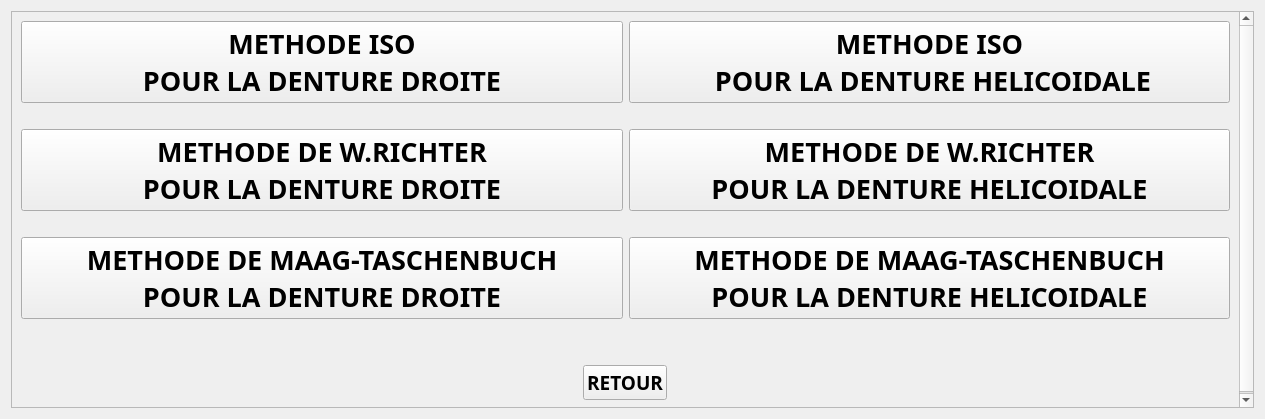
<?xml version="1.0" encoding="UTF-8"?>
<ui version="4.0">
 <class>DEPORTS_AVEC_VARIATION_ENTRAXE</class>
 <widget class="QWidget" name="DEPORTS_AVEC_VARIATION_ENTRAXE">
  <property name="geometry">
   <rect>
    <x>0</x>
    <y>0</y>
    <width>1265</width>
    <height>419</height>
   </rect>
  </property>
  <property name="windowTitle">
   <string>DEPORTS_AVEC_VARIATION_ENTRAXE</string>
  </property>
  <property name="windowIcon">
   <iconset>
    <normaloff>reducteur_gearexpert.gif</normaloff>reducteur_gearexpert.gif</iconset>
  </property>
  <layout class="QGridLayout" name="gridLayout_2">
   <item row="0" column="0">
    <widget class="QScrollArea" name="scrollArea">
     <property name="widgetResizable">
      <bool>true</bool>
     </property>
     <widget class="QWidget" name="scrollAreaWidgetContents">
      <property name="geometry">
       <rect>
        <x>0</x>
        <y>0</y>
        <width>1251</width>
        <height>405</height>
       </rect>
      </property>
      <layout class="QGridLayout" name="gridLayout_3">
       <item row="0" column="0">
        <layout class="QVBoxLayout" name="verticalLayout">
         <item>
          <layout class="QGridLayout" name="gridLayout">
           <item row="4" column="1">
            <widget class="QPushButton" name="pushButton_AVEC_VARIATION_6">
             <property name="font">
              <font>
               <family>Arial Black</family>
               <pointsize>20</pointsize>
               <weight>75</weight>
               <bold>true</bold>
              </font>
             </property>
             <property name="text">
              <string>METHODE DE MAAG-TASCHENBUCH
 POUR LA DENTURE HELICOIDALE </string>
             </property>
            </widget>
           </item>
           <item row="0" column="1">
            <widget class="QPushButton" name="pushButton_AVEC_VARIATION_2">
             <property name="font">
              <font>
               <family>Arial Black</family>
               <pointsize>20</pointsize>
               <weight>75</weight>
               <bold>true</bold>
              </font>
             </property>
             <property name="text">
              <string>METHODE ISO
 POUR LA DENTURE HELICOIDALE</string>
             </property>
            </widget>
           </item>
           <item row="2" column="0">
            <widget class="QPushButton" name="pushButton_AVEC_VARIATION_3">
             <property name="font">
              <font>
               <family>Arial Black</family>
               <pointsize>20</pointsize>
               <weight>75</weight>
               <bold>true</bold>
              </font>
             </property>
             <property name="text">
              <string>METHODE DE W.RICHTER
 POUR LA DENTURE DROITE </string>
             </property>
            </widget>
           </item>
           <item row="2" column="1">
            <widget class="QPushButton" name="pushButton_AVEC_VARIATION_4">
             <property name="font">
              <font>
               <family>Arial Black</family>
               <pointsize>20</pointsize>
               <weight>75</weight>
               <bold>true</bold>
              </font>
             </property>
             <property name="text">
              <string>METHODE DE W.RICHTER
 POUR LA DENTURE HELICOIDALE </string>
             </property>
            </widget>
           </item>
           <item row="4" column="0">
            <widget class="QPushButton" name="pushButton_AVEC_VARIATION_5">
             <property name="font">
              <font>
               <family>Arial Black</family>
               <pointsize>20</pointsize>
               <weight>75</weight>
               <bold>true</bold>
              </font>
             </property>
             <property name="text">
              <string>METHODE DE MAAG-TASCHENBUCH
 POUR LA DENTURE DROITE </string>
             </property>
            </widget>
           </item>
           <item row="0" column="0">
            <widget class="QPushButton" name="pushButton_AVEC_VARIATION">
             <property name="font">
              <font>
               <family>Arial Black</family>
               <pointsize>20</pointsize>
               <weight>75</weight>
               <bold>true</bold>
              </font>
             </property>
             <property name="text">
              <string>METHODE ISO
 POUR LA DENTURE DROITE </string>
             </property>
            </widget>
           </item>
           <item row="1" column="0">
            <spacer name="horizontalSpacer_3">
             <property name="orientation">
              <enum>Qt::Horizontal</enum>
             </property>
             <property name="sizeHint" stdset="0">
              <size>
               <width>40</width>
               <height>20</height>
              </size>
             </property>
            </spacer>
           </item>
           <item row="3" column="0">
            <spacer name="horizontalSpacer_4">
             <property name="orientation">
              <enum>Qt::Horizontal</enum>
             </property>
             <property name="sizeHint" stdset="0">
              <size>
               <width>40</width>
               <height>20</height>
              </size>
             </property>
            </spacer>
           </item>
           <item row="1" column="1">
            <spacer name="horizontalSpacer_5">
             <property name="orientation">
              <enum>Qt::Horizontal</enum>
             </property>
             <property name="sizeHint" stdset="0">
              <size>
               <width>40</width>
               <height>20</height>
              </size>
             </property>
            </spacer>
           </item>
           <item row="3" column="1">
            <spacer name="horizontalSpacer_6">
             <property name="orientation">
              <enum>Qt::Horizontal</enum>
             </property>
             <property name="sizeHint" stdset="0">
              <size>
               <width>40</width>
               <height>20</height>
              </size>
             </property>
            </spacer>
           </item>
          </layout>
         </item>
         <item>
          <spacer name="horizontalSpacer">
           <property name="orientation">
            <enum>Qt::Horizontal</enum>
           </property>
           <property name="sizeHint" stdset="0">
            <size>
             <width>40</width>
             <height>20</height>
            </size>
           </property>
          </spacer>
         </item>
         <item>
          <spacer name="horizontalSpacer_2">
           <property name="orientation">
            <enum>Qt::Horizontal</enum>
           </property>
           <property name="sizeHint" stdset="0">
            <size>
             <width>40</width>
             <height>20</height>
            </size>
           </property>
          </spacer>
         </item>
         <item alignment="Qt::AlignHCenter">
          <widget class="QPushButton" name="pushButton_AVEC_VARIATION_7">
           <property name="font">
            <font>
             <family>Arial Black</family>
             <pointsize>14</pointsize>
             <weight>75</weight>
             <bold>true</bold>
            </font>
           </property>
           <property name="text">
            <string>RETOUR</string>
           </property>
          </widget>
         </item>
        </layout>
       </item>
      </layout>
     </widget>
    </widget>
   </item>
  </layout>
 </widget>
 <resources/>
 <connections/>
</ui>
